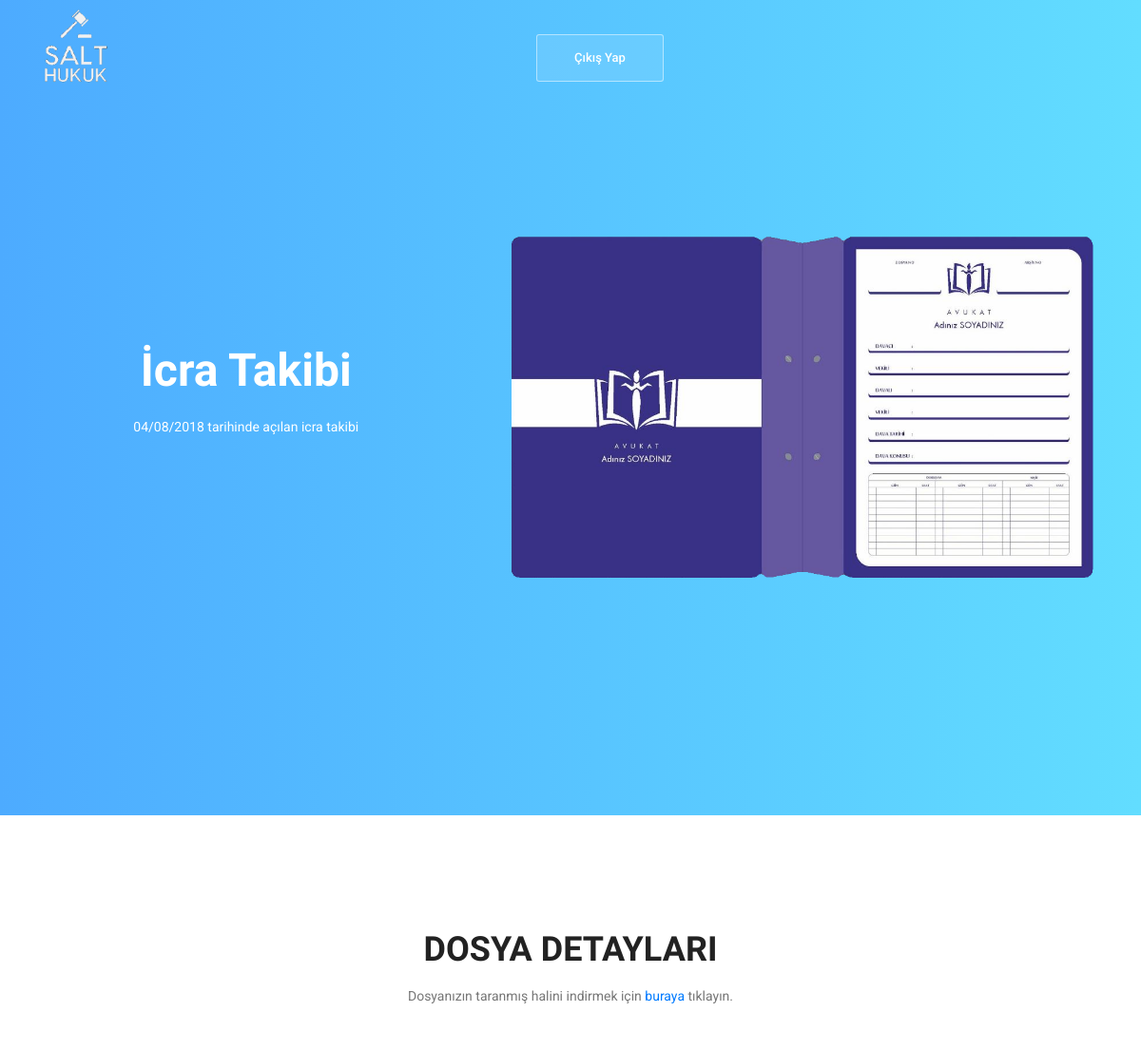
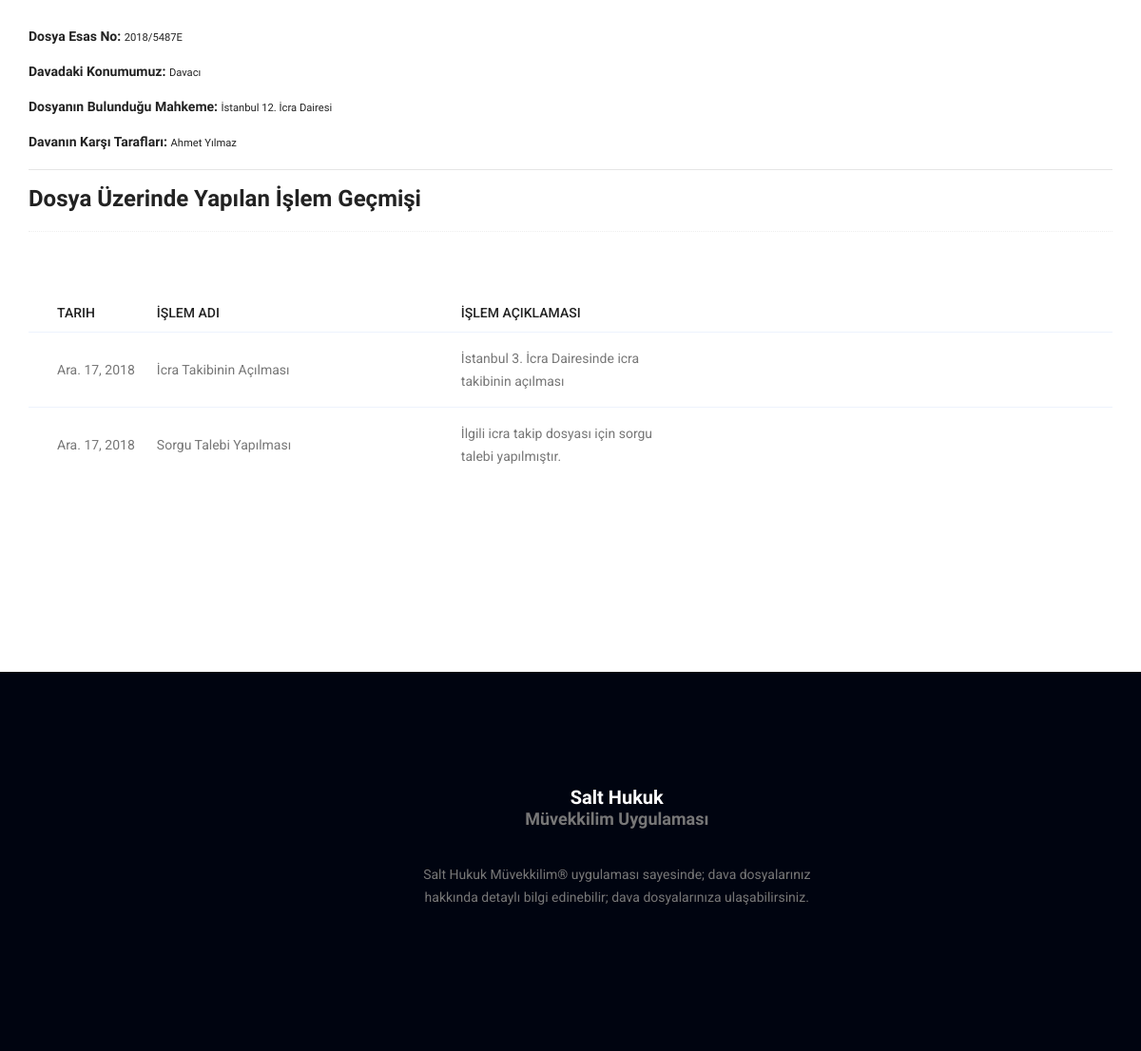
The page /davadetay/2/ (signed in) on the database its author committed (2 pictures, top to bottom).
### muvekkil/models.py (models this page shows, shortened)
class Dava(models.Model):
    dava_title = models.CharField(('Dava Adı'), max_length=150)
    DAVA_CATEGORY_CHOICES = (
        ('Adli', 'Adli'),
        ('Ceza', 'Ceza'),
        ('İdari', 'İdari'),
        ('Tahkim', 'Tahkim'),
        ('Arabuluculuk', 'Arabuluculuk')
    )
    dava_category = models.CharField(('Dava Kategorisi'), max_length=30, choices=DAVA_CATEGORY_CHOICES, default='Kategori Belirtilmemiş')
    dava_esasno = models.CharField(('Dava Esas Numarası'), max_length=150, default='')
    DAVA_SIFAT_CHOICES = (
        ('Davacı', 'Davacı'),
        ('Davalı', 'Davalı')
    )
    dava_sifat = models.CharField(('Davadaki Sıfatımız'), max_length=50, default='', choices=DAVA_SIFAT_CHOICES)
    dava_mahkemeonad = models.CharField(('Mahkeme Adliye ve Numarası'), max_length=50, default='')
    DAVA_MAHKEME_CHOICES = (
        ('Asliye Hukuk Mahkemesi', 'Asliye Hukuk Mahkemesi'),
        ('Sulh Hukuk Mahkemesi', 'Sulh Hukuk Mahkemesi'),
        ('Aile Mahkemesi', 'Aile Mahkemesi'),
        ('İş Mahkemesi', 'İş Mahkemesi'),
        ('Ticaret Mahkemesi', 'Ticaret Mahkemesi'),
        ('İcra Mahkemesi', 'İcra Mahkemesi'),
        ('Tüketici Mahkemesi', 'Tüketici Mahkemesi'),
        ('Sulh Ceza Mahkemesi', 'Sulh Ceza Mahkemesi'),
        ('Asliye Ceza Mahkemesi', 'Asliye Ceza Mahkemesi'),
        ('Ağır Ceza Mahkemesi', 'Ağır Ceza Mahkemesi'),
        ('İcra Dairesi', 'İcra Dairesi'),
        ('İdare Mahkemesi', 'İdare Mahkemesi'),
        ('Vergi Mahkemesi', 'Vergi Mahkemesi')
    )
    dava_mahkeme = models.CharField(('Davanın Görüldüğü Mahkeme'), max_length=50, default='', choices=DAVA_MAHKEME_CHOICES)
    dava_description = models.TextField(('Dava Açıklaması'))
    dava_link = models.CharField(('Dava Dosyalarının Olduğu Link'), max_length=300)  ## Burada dava dosyamızın indirme linkini vereceğiz.
    dava_start = models.DateField(auto_now_add=True, blank=True)
    davakarsitaraf= models.ManyToManyField(DavaKarsiTaraf)
    user = models.ManyToManyField(User)
    class Meta:
        ordering= ('-dava_start',)
        verbose_name = ('dava')
        verbose_name_plural = ('davalar')

class DavaKarsiTaraf(models.Model):
    davakarsitaraf_isim = models.CharField(max_length= 150)
    def __str__(self):
        return self.davakarsitaraf_isim
    class Meta:
        ordering = ('davakarsitaraf_isim',)
        verbose_name = ('Dava Karşı Taraf')
        verbose_name_plural = _('Dava Karşı Tarafları')

class Surec(models.Model):
    surec_title = models.CharField(('Süreç Başlığı'), max_length=150)
    surec_description = models.TextField(('Süreç Açıklaması'))
    surec_date = models.DateField(('Süreç Zamanı'))  ## Surecimizin ne zaman oldugunu göstererek süreç sıralamasını sayfada surec_date'e göre yapacağız.
    dava = models.ForeignKey(Dava, on_delete=models.CASCADE)
    class Meta:
        ordering = ('-surec_date',)
        verbose_name = ('Dava Süreci')
        verbose_name_plural = ('Dava Süreçleri')

### muvekkil/views.py (the view)
# urls.py: path('davadetay/<int:id>/', davadetay, name="davadetay"),
def davadetay(request, id):
    if request.user.is_authenticated:
        user = request.user
        davalar = user.dava_set.all()
        dava_ids = []
        for dava in davalar:
            dava_ids.append(dava.id)
        if id in dava_ids:
            davaGetir = Dava.objects.get(id=id)
            surecGetir = davaGetir.surec_set.all()
            context = {'dava' : davaGetir,
                       'surecler' : surecGetir}
            return render(request, 'muvekkil/davadetay.html', context)
        else:
            return redirect('/')
    else:
        return redirect('login')

### muvekkil/templates/muvekkil/davadetay.html (shortened to what this page needs)
{% load static %}
<!doctype html>
<html lang="en">
    <head>
        <link rel="stylesheet" href="{% static 'muvekkil/css/bootstrap.css' %}">
        <link rel="stylesheet" href="{% static  'muvekkil/vendors/linericon/style.css' %}">
        <link rel="stylesheet" href="{% static 'muvekkil/css/font-awesome.min.css' %} ">
        <link rel="stylesheet" href="{% static 'muvekkil/vendors/owl-carousel/owl.carousel.min.css' %}">
        <link rel="stylesheet" href="{% static 'muvekkil/lightbox/simpleLightbox.css' %}">
        <link rel="stylesheet" href="{% static 'muvekkil/vendors/nice-select/css/nice-select.css'%} ">
        <link rel="stylesheet" href="{% static 'muvekkil/vendors/animate-css/animate.css' %}">
        <link rel="stylesheet" href="{% static 'muvekkil/vendors/flaticon/flaticon.css' %}">
        <link rel="stylesheet" href="{% static 'muvekkil/css/style.css' %}">
        <link rel="stylesheet" href="{% static 'muvekkil/css/responsive.css' %}">
    </head>
    <body>
        <header class="header_area">
            <div class="main_menu">
            	<nav class="navbar navbar-expand-lg navbar-light">
					<div class="container box_1620">
						<a class="navbar-brand logo_h" href="/"><img width="100" src="{% static 'muvekkil/img/logo.png' %}" alt=""></a>
						<div class="collapse navbar-collapse offset" id="navbarSupportedContent">
                        <ul style="margin-top: 17px; margin-left: 40%" class="nav navbar-nav navbar-right">
                            <li class="nav-item"><a href="{% url 'logout' %}" class="tickets_btn">Çıkış Yap</a></li>
                        </ul>
						</div>
					</div>
            	</nav>
            </div>
        </header>
        <section class="home_banner_area">
            <div class="banner_inner">
				<div class="container">
					<div class="row">
						<div class="col-lg-5">
							<div class="banner_content">
								<h2 class="text-center">{{ dava.dava_title }} <br /></h2>
								<p class="text-center">{{ dava.dava_description }}</p>
							</div>
						</div>
						<div class="col-lg-7">
							<div class="home_left_img">
								<img class="img-fluid" src="{% static 'muvekkil/img/banner/banner.png' %}" alt="">
							</div>
						</div>
					</div>
				</div>
            </div>
        </section>
        <section class="work_area p_120">
        	<div class="container">
        		<div class="main_title">
        			<h2>Dosya Detayları</h2>
                    <p>Dosyanızın taranmış halini indirmek için <a href="{{ dava.dava_link }}">buraya </a> tıklayın.</p>
                </div>
            <h6 class="mb-20 title_color">Dosya Esas No: <small>{{ dava.dava_esasno }}</small></h6>
            <h6 class="mb-20 title_color">Davadaki Konumumuz:  <small>{{ dava.dava_sifat }}</small></h6>
            <h6 class="mb-20 title_color">Dosyanın Bulunduğu Mahkeme: <small>{{ dava.dava_mahkemeonad }} {{ dava.dava_mahkeme }}</small></h6>
            <h6 class="mb-20 title_color">Davanın Karşı Tarafları: <small>{{ dava.davakarsitaraf.all|join:" " }}</small></h6>
                <hr>
                    <h3 class="mb-20 title_color">Dosya Üzerinde Yapılan İşlem Geçmişi {{ id }}</h3>
                    <div class="section-top-border">
						<div class="progress-table-wrap">
							<div class="progress-table">
								<div class="table-head">
									<div class="serial">Tarih</div>
									<div class="country">İşlem Adı</div>
									<div class="visit">İşlem Açıklaması</div>
								</div>
                                {% for surec in surecler %}
								<div class="table-row">
									<div class="serial">{{ surec.surec_date }}</div>
                                    <div class="country">{{ surec.surec_title }}</div>
									<div class="visit">{{ surec.surec_description }}</div>
								</div>
                                {% endfor %}
							</div>
						</div>
					</div>
        		</div>
        </section>
        <footer class="footer_area p_120">
        	<div class="container">
        		<div class="row footer_inner">
        			<div class="col-lg-4 col-sm-6">
        			</div>
        			<div class="col-lg-5 col-sm-6">
        				<aside class="f_widget ab_widget">
        					<div class="f_title">
        						<h3 class="text-center">Salt Hukuk</h3>
                                <h4 class="text-center">Müvekkilim Uygulaması</h4>
        					</div>
        					<p class="text-center">Salt Hukuk Müvekkilim® uygulaması sayesinde; dava dosyalarınız hakkında detaylı bilgi edinebilir; dava dosyalarınıza ulaşabilirsiniz.</p>
        				</aside>
        			</div>
        		</div>
        	</div>
        </footer>
    </body>
</html>

### muvekkil/static/muvekkil/css/style.css (style rules this page uses)
a { text-decoration: none; transition: all 0.3s ease-in-out; }
body { line-height: 24px; font-size: 14px; font-family: "Roboto", sans-serif; font-weight: normal; color: #777777; }
h1, h2, h3, h4, h5, h6 { font-family: "Heebo", sans-serif; font-weight: bold; }
.p_120 { padding-top: 120px; padding-bottom: 120px; }
@media (min-width: 1200px) { .container { max-width: 1170px; } }
.main_title { text-align: center; margin-bottom: 75px; }
.main_title h2 { font-family: "Heebo", sans-serif; font-size: 36px; color: #222222; font-weight: bold; margin-bottom: 15px; text-transform: uppercase; }
.main_title p { font-size: 14px; font-family: "Roboto", sans-serif; line-height: 24px; color: #777777; margin-bottom: 0px; max-width: 570px; margin: auto; }
.header_area { position: absolute; width: 100%; top: 0; left: 0; z-index: 99; transition: background 0.4s, all 0.3s linear; }
.header_area .navbar-brand { margin-right: 30px; }
.header_area .navbar { background: transparent; padding: 0px; border: 0px; border-radius: 0px; width: 100%; }
.header_area .navbar .nav .nav-item { margin-right: 45px; }
.header_area .navbar .nav .nav-item:last-child { margin-right: 0px; }
.home_banner_area { z-index: 1; background-image: -moz-linear-gradient(0deg, #4dabff 0%, #62ddff 100%); background-image: -webkit-linear-gradient(0deg, #4dabff 0%, #62ddff 100%); background-image: -ms-linear-gradient(0deg, #4dabff 0%, #62ddff 100%); }
.home_banner_area .banner_inner { width: 100%; }
.home_banner_area .banner_inner .home_left_img { padding-top: 230px; padding-bottom: 230px; }
.home_banner_area .banner_inner .col-lg-5 { vertical-align: middle; align-self: center; }
.home_banner_area .banner_inner .banner_content { text-align: left; color: #fff; }
.home_banner_area .banner_inner .banner_content h2 { margin-top: 0px; font-size: 48px; font-weight: bold; font-family: "Heebo", sans-serif; line-height: 54px; margin-bottom: 20px; }
.home_banner_area .banner_inner .banner_content p { color: #fff; font-family: "Roboto", sans-serif; margin-bottom: 35px; }
.mb-20 { margin-bottom: 20px; }
.title_color { color: #222222; }
.section-top-border { padding: 50px 0; border-top: 1px dotted #eee; }
h2 { font-size: 30px; }
h3 { font-size: 24px; }
h4 { font-size: 18px; }
h6 { font-size: 14px; }
.progress-table { background: #fff; padding: 15px 0px 30px 0px; min-width: 800px; }
.progress-table .serial { width: 11.83%; padding-left: 30px; }
.progress-table .country { width: 28.07%; }
.progress-table .visit { width: 19.74%; }
.progress-table .table-head { display: flex; }
.progress-table .table-head .serial, .progress-table .table-head .country, .progress-table .table-head .visit, .progress-table .table-head .percentage { color: #222222; line-height: 40px; text-transform: uppercase; font-weight: 500; }
.progress-table .table-row { padding: 15px 0; border-top: 1px solid #edf3fd; display: flex; }
.progress-table .table-row .serial, .progress-table .table-row .country, .progress-table .table-row .visit, .progress-table .table-row .percentage { display: flex; align-items: center; }
.tickets_btn { display: inline-block; background: rgba(255, 255, 255, 0.1); color: #fff; font-family: "Roboto", sans-serif; width: 134px; font-size: 13px; font-weight: 500; border: 1px solid rgba(255, 255, 255, 0.5); line-height: 48px; border-radius: 3px; outline: none !important; box-shadow: none !important; text-align: center; cursor: pointer; transition: all 300ms linear 0s; }
.footer_area { background: #000410; }
.f_title { margin-bottom: 35px; }
.f_title h3 { color: #fff; font-size: 20px; font-weight: bold; font-family: "Heebo", sans-serif; margin-bottom: 0px; }
.ab_widget p { font-size: 14px; line-height: 24px; font-family: "Roboto", sans-serif; color: #777777; margin-bottom: 30px; }

### rows shown on the page
Dava: dava_title "İcra Takibi", dava_description "04/08/2018 tarihinde açılan icra takibi", dava_esasno "2018/5487E", dava_sifat "Davacı", dava_mahkemeonad "İstanbul 12.", dava_mahkeme "İcra Dairesi", davakarsitaraf.all "Ahmet Yılmaz"
Surec: surec_date "Ara. 17, 2018", surec_title "İcra Takibinin Açılması", surec_description "İstanbul 3. İcra Dairesinde icra takibinin açılması"
Surec: surec_date "Ara. 17, 2018", surec_title "Sorgu Talebi Yapılması", surec_description "İlgili icra takip dosyası için sorgu talebi yapılmıştır."
